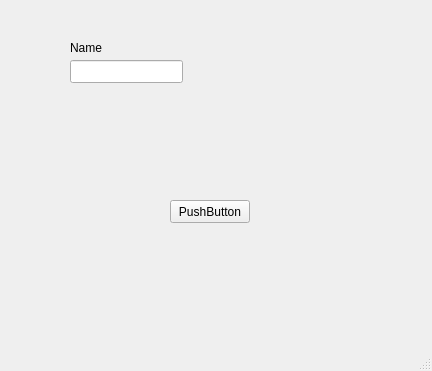
<?xml version="1.0" encoding="UTF-8"?>
<ui version="4.0">
 <class>MainWindow</class>
 <widget class="QMainWindow" name="MainWindow">
  <property name="geometry">
   <rect>
    <x>0</x>
    <y>0</y>
    <width>432</width>
    <height>371</height>
   </rect>
  </property>
  <property name="windowTitle">
   <string>MainWindow</string>
  </property>
  <widget class="QWidget" name="centralwidget">
   <widget class="QLabel" name="label">
    <property name="geometry">
     <rect>
      <x>70</x>
      <y>40</y>
      <width>57</width>
      <height>15</height>
     </rect>
    </property>
    <property name="text">
     <string>Name</string>
    </property>
   </widget>
   <widget class="QPushButton" name="pushButton">
    <property name="geometry">
     <rect>
      <x>170</x>
      <y>200</y>
      <width>80</width>
      <height>23</height>
     </rect>
    </property>
    <property name="text">
     <string>PushButton</string>
    </property>
   </widget>
   <widget class="QLineEdit" name="lineEdit">
    <property name="geometry">
     <rect>
      <x>70</x>
      <y>60</y>
      <width>113</width>
      <height>23</height>
     </rect>
    </property>
   </widget>
  </widget>
  <widget class="QMenuBar" name="menubar">
   <property name="geometry">
    <rect>
     <x>0</x>
     <y>0</y>
     <width>432</width>
     <height>20</height>
    </rect>
   </property>
  </widget>
  <widget class="QStatusBar" name="statusbar"/>
 </widget>
 <resources/>
 <connections/>
</ui>
